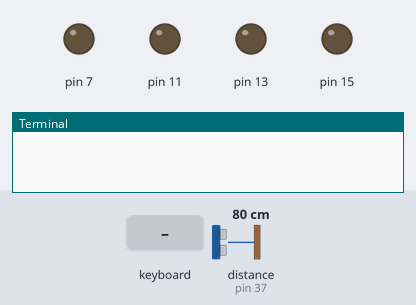
Bench run of a program on a simulated Raspberry Pi (header pin numbers). Parts: output pins drawn as LEDs (lit = HIGH), the last lines printed to the terminal. The test bench sets the inputs (shaded band); at power-on: distance to the obstacle (sensor on pin 37) 80 cm. The echo pulse lasts 58.3 µs per cm; the camera gives no picture and a still takes 0.5 s; the desktop window is not drawn, its controls go by their first labels and the mouse button is held 0.15 s; the clock reads 2024-03-15 10:24:30 at power-on unless the program sets it; pins used as bus, display or sensor lines are not drawn.

Above: at 1.2 s.
1.3 s: key "w" typed on the keyboard
At 1.8 s:
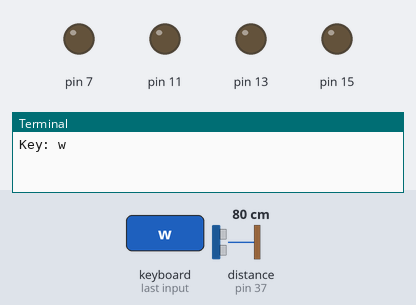
2.8 s: key "s" typed on the keyboard
At 4.0 s:
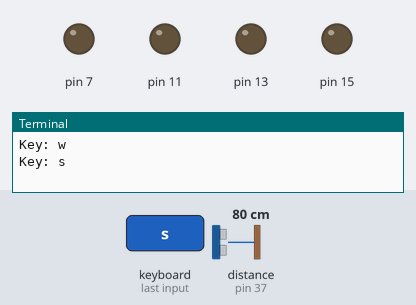
4.3 s: key "a" typed on the keyboard
At 5.3 s:
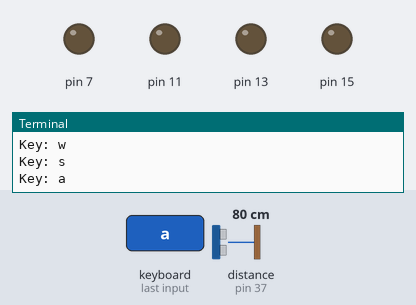
5.8 s: key "d" typed on the keyboard
At 6.4 s:
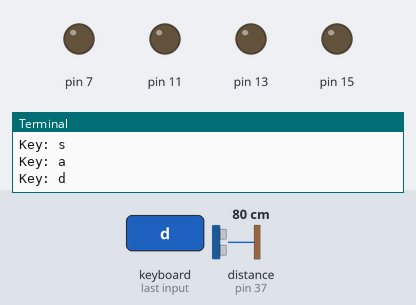
7.3 s: key "e" typed on the keyboard
At 8.5 s:
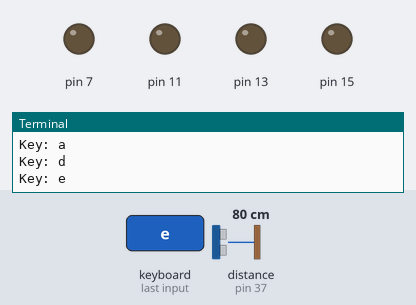
8.8 s: key "q" typed on the keyboard
At 9.9 s:
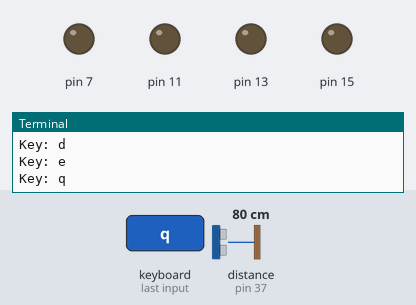
Timing chart, 0 to 11.3 s (numbered marks = the images above; inputs shaded):
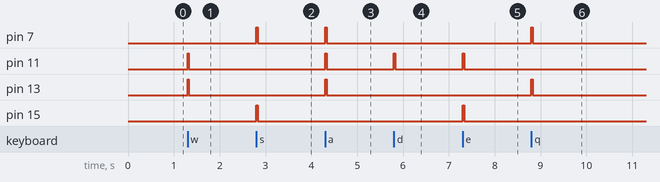

Measured:
- after the input at 1.3 s, pin 11, pin 13: LOW → HIGH at once, → LOW 0.03 s later
- after the input at 2.8 s, pin 7, pin 15: LOW → HIGH at once, → LOW 0.03 s later
- after the input at 4.3 s, pin 7, pin 11, pin 13: LOW → HIGH at once, → LOW 0.03 s later
- after the input at 5.8 s, pin 11: LOW → HIGH at once, → LOW 0.03 s later
- after the input at 7.3 s, pin 11, pin 15: LOW → HIGH at once, → LOW 0.03 s later
- after the input at 8.8 s, pin 7, pin 13: LOW → HIGH at once, → LOW 0.03 s later

The program:

remote_control.py
```python
import RPi.GPIO as gpio
import picamera
import time
import io
import socket
import struct
import sys
import tkinter as tk

def init():
     gpio.setmode(gpio.BOARD)
     gpio.setup(7,gpio.OUT)
     gpio.setup(11,gpio.OUT)
     gpio.setup(13,gpio.OUT)
     gpio.setup(15,gpio.OUT)

def forward(tf):
    gpio.output(7,False)
    gpio.output(11,True)
    gpio.output(13,True)
    gpio.output(15,False)
    time.sleep(tf)
    gpio.cleanup()

def reverse(tf):
    gpio.output(7,True)
    gpio.output(11,False)
    gpio.output(13,False)
    gpio.output(15,True)
    time.sleep(tf)
    gpio.cleanup()


def turn_left(tf):
    gpio.output(7,True)
    gpio.output(11,True)
    gpio.output(13,True)
    gpio.output(15,False)
    time.sleep(tf)
    gpio.cleanup()


def turn_right(tf):
    gpio.output(7,False)
    gpio.output(11,True)
    gpio.output(13,False)
    gpio.output(15,False)
    time.sleep(tf)
    gpio.cleanup()

def pivot_left(tf):
    gpio.output(7,True)
    gpio.output(11,False)
    gpio.output(13,True)
    gpio.output(15,False)
    time.sleep(tf)
    gpio.cleanup()


def pivot_right(tf):
    gpio.output(7,False)
    gpio.output(11,True)
    gpio.output(13,False)
    gpio.output(15,True)
    time.sleep(tf)
    gpio.cleanup()

def distance():
    trig = 35
    echo=37
    gpio.setmode(gpio.BOARD)
    gpio.setup(trig,gpio.OUT)
    gpio.setup(echo,gpio.IN)

    while True:

        gpio.output(trig, True)
        time.sleep(0.00001)
        gpio.output(trig, False)

        while gpio.input(echo)==0:

            pulse_start = time.time()

        while gpio.input(echo) ==1:

            pulse_end = time.time()

        pulse_dur = pulse_end-pulse_start
        distance = (pulse_dur *34000)/2
        return round(distance,2)

def key_input(event):
    #allowed_keys = ['w','a','s','d','e','q']
    init()
    print("Key: {}".format(event.char))
    key_press = event.char
    sleep_time = 0.030

    if key_press.lower() == 'w':
        forward(sleep_time)

    elif key_press.lower() == 's':
        reverse(sleep_time)

    elif key_press.lower() == 'a':
        turn_left(sleep_time)

    elif key_press.lower() == 'd':
        turn_right(sleep_time)

    elif key_press.lower() == 'q':
        pivot_left(sleep_time)

    elif key_press.lower() == 'e':
        pivot_right(sleep_time)

    else:
        gpio.cleanup()

    obs_dist = distance()
    #print("Distance is {}".format(obs_dist))

    if obs_dist<10:
        init()
        forward(3)


command = tk.Tk()
command.bind('<KeyPress>' , key_input)
command.mainloop()


    
```
